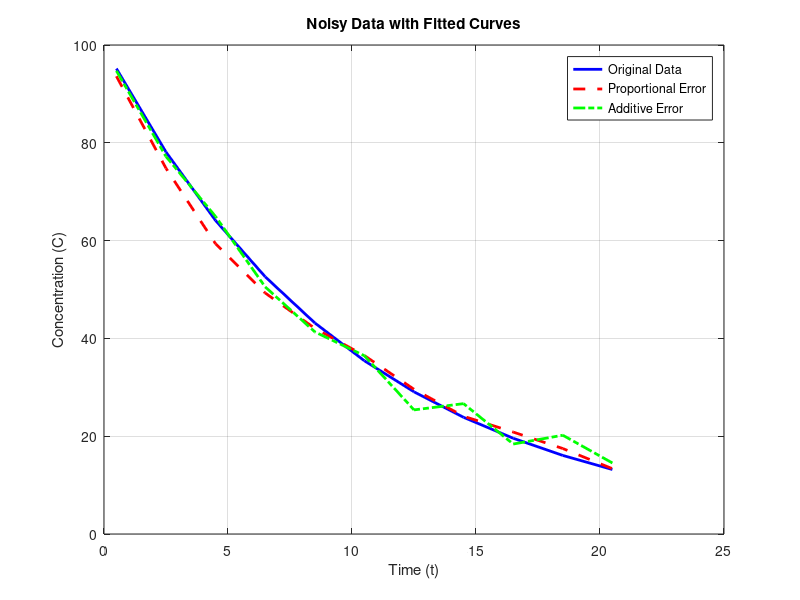

MATLAB code to generate this figure:
%Random Errors from a Normal Distribution, adapted from oneComp_inverse.m
function data_entry = Inverse_Problem()

    clear all;
    close all;
    data_entry = 0;

    % Sampled euler data
    time = 0.5:2:20.5;
    concentration = [95.1786, 78.1082, 64.0994, 52.6031, 43.1687, 35.4263, 29.0726, 23.8584, 19.5794, 16.0678, 13.1860];

    % random proportional and additive errors
    % 5% proportionality
    error_proportion = 0.05; 
    % 5% of average concentration for additive error
    error_additive = 0.05 * mean(concentration); 
    % create random errors  
    proportional_errors = error_proportion * randn(size(concentration));
    additive_errors = error_additive * randn(size(concentration));

    % add errors to the concentration data
    noisy_concentration_proportional = concentration .* (1 + proportional_errors);
    noisy_concentration_additive = concentration + additive_errors;

    % Define initial guess values for C0 and ke
    beta0 = [50, 1];

    % fit equations to noisy data (proportional error)
    [parameters_proportional] = nlinfit(time, noisy_concentration_proportional, @conc, beta0);
    disp('Parameter Estimates of C0 and ke (Proportional Error, 20.5h): ')
    disp(parameters_proportional)

    % fit equations to noisy data (additive error)
    [parameters_additive] = nlinfit(time, noisy_concentration_additive, @conc, beta0);
    disp('Parameter Estimates of C0 and ke (Additive Error, 20.5h): ')
    disp(parameters_additive)

    data_entry = 1;

    % plot noisy data and fits
    figure;
    plot(time, concentration, 'b-', 'LineWidth', 2, 'DisplayName', 'Original Data');
    hold on;
    plot(time, noisy_concentration_proportional, 'r--', 'LineWidth', 2, 'DisplayName', 'Proportional Error');
    plot(time, noisy_concentration_additive, 'g-.', 'LineWidth', 2, 'DisplayName', 'Additive Error');
    xlabel('Time (t)');
    ylabel('Concentration (C)');
    title('Noisy Data with Fitted Curves');
    legend('Location', 'best');
    grid on;
    hold off;
    
    return;

    % Ffnction for modeling the fit of the data
    function output = conc(c, t)
        C0 = c(1); % finds value of C0
        k = c(2);  % finds rate constant of elimination
        output = C0 * exp(-k * t);
    end
end